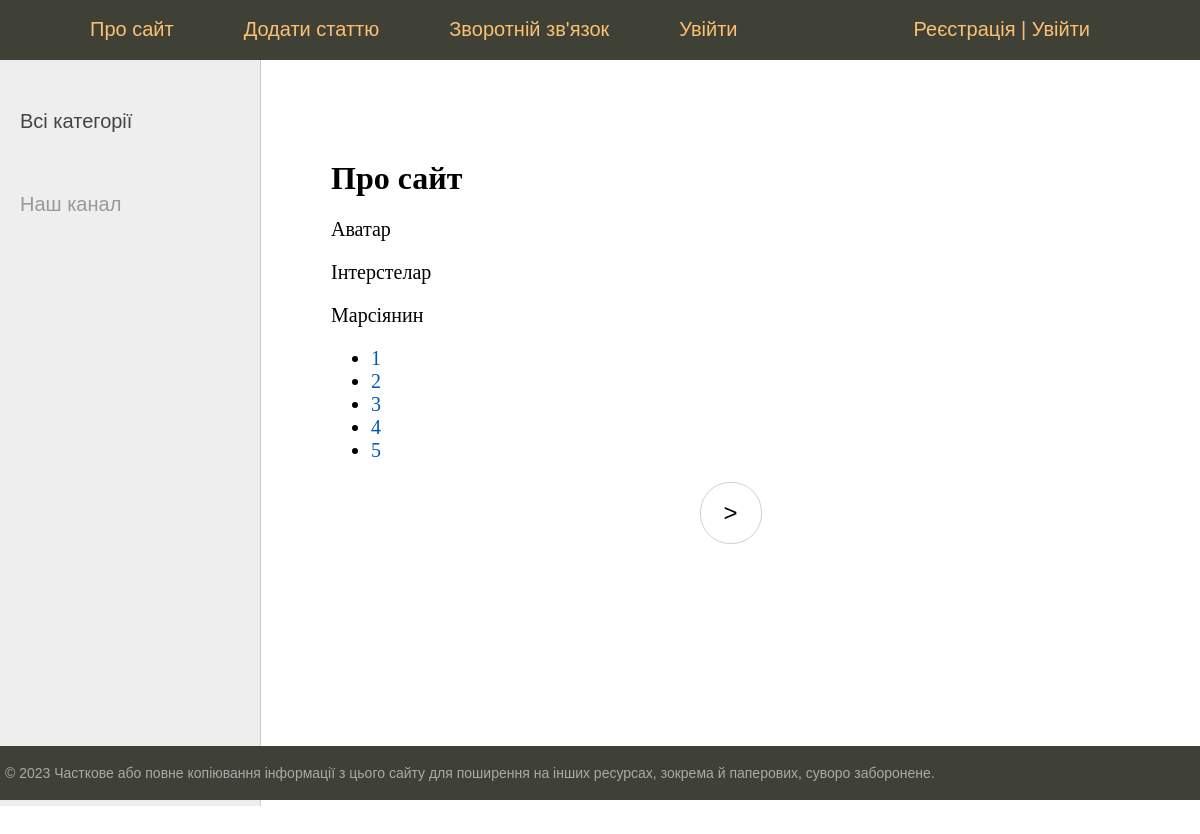
The page /about/ on the database its author committed.
### movies/models.py (models this page shows, shortened)
class Movie(models.Model):
    title = models.CharField(max_length=255, verbose_name="Заголовок")
    slug = models.SlugField(max_length=255, unique=True, null=True, db_index=True, verbose_name="URL")
    content = models.TextField(blank=True, verbose_name="Текст статті")
    photo = models.ImageField(upload_to="photos/%Y/%m/%d/", verbose_name="Фото")
    time_create = models.DateTimeField(auto_now_add=True, verbose_name="Час створення")
    time_update = models.DateTimeField(auto_now=True, verbose_name="Час зміни")
    is_published = models.BooleanField(default=True, verbose_name="Опубліковано")
    cat = models.ForeignKey('Category', on_delete=models.PROTECT, null=True, verbose_name="Категорія")
    def __str__(self):
        return self.title
    class Meta:
        verbose_name = 'Кращі кінофільми'
        verbose_name_plural = 'Кращі кінофільми'
        ordering = ['time_create', 'title']

### movies/views.py (the view)
# urls.py: path('about/', about, name='about'),
def about(request):
    contact_list = Movie.objects.all()
    paginator = Paginator(contact_list, 3)
    page_number = request.GET.get('page')
    page_obj = paginator.get_page(page_number)
    return render(request, 'movies/about.html', {'menu': menu,
                                                 'title': 'Про сайт',
                                                 'page_obj': page_obj})

### movies/templates/movies/about.html
{% extends 'movies/base.html' %}
{% block content %}
<h1>{{ title }}</h1>
{% for contact in page_obj %}
<p>{{ contact }}</p>
{% endfor %}
<nav>
    <ul>
        {% for p in page_obj.paginator.page_range %}
        <li>
            <a href="?page={{ p }}">{{p}}</a>
        </li>
        {% endfor %}
    </ul>
{% endblock %}

### movies/static/movies/css/styles.css (style rules this page uses)
html, body { font-family: 'Arial'; margin: 0; padding: 0; height: 100%; width: 100%; color: #444; }
a { color: #0059b2; text-decoration: none; }
.content-text h1 { font-size: 32px; }

### rows shown on the page
Movie: title "Аватар"
Movie: title "Інтерстелар"
Movie: title "Марсіянин"

### other values the page prints
{{ m.title }} "Про сайт" "Додати статтю" "Зворотній зв'язок" "Увійти"
{{ title }} "Про сайт"
{{ p }} "1" "2" "3" "4" "5"
